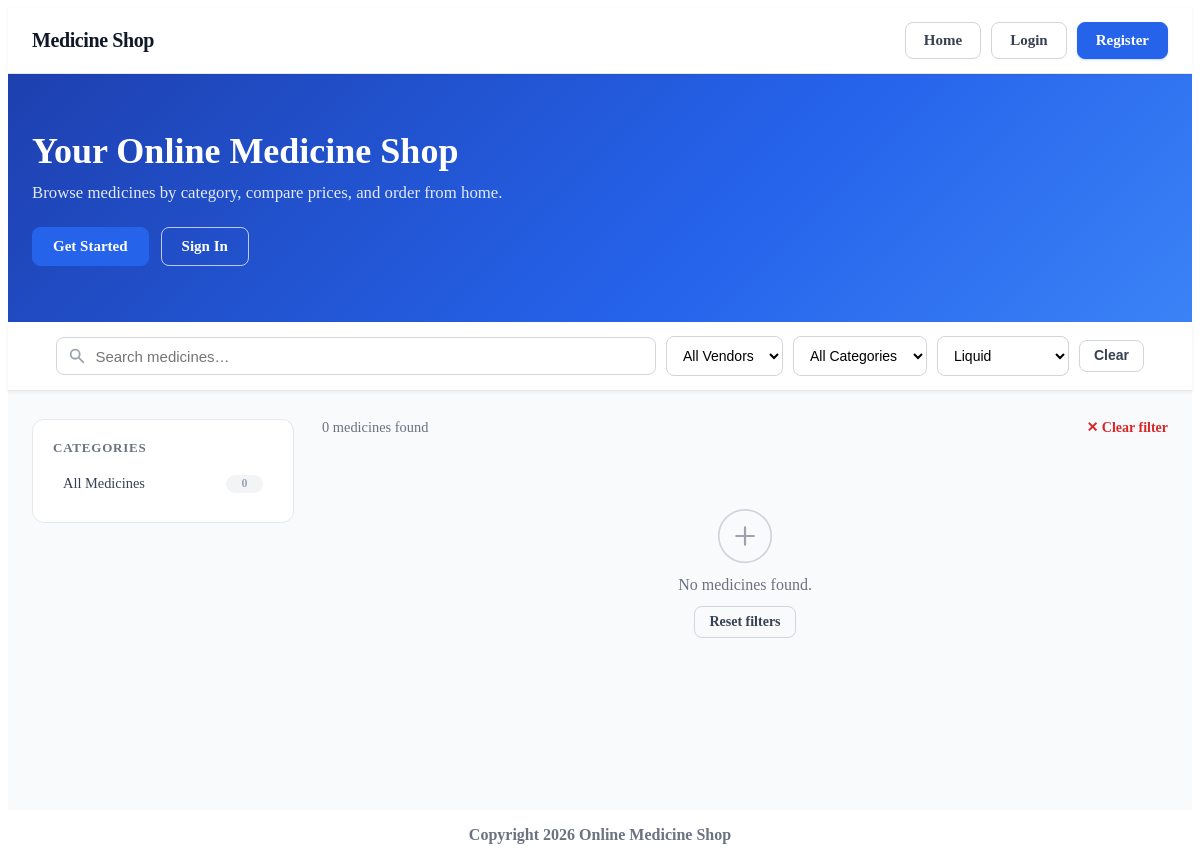
The app's page /index.php?type=liquid, older data.
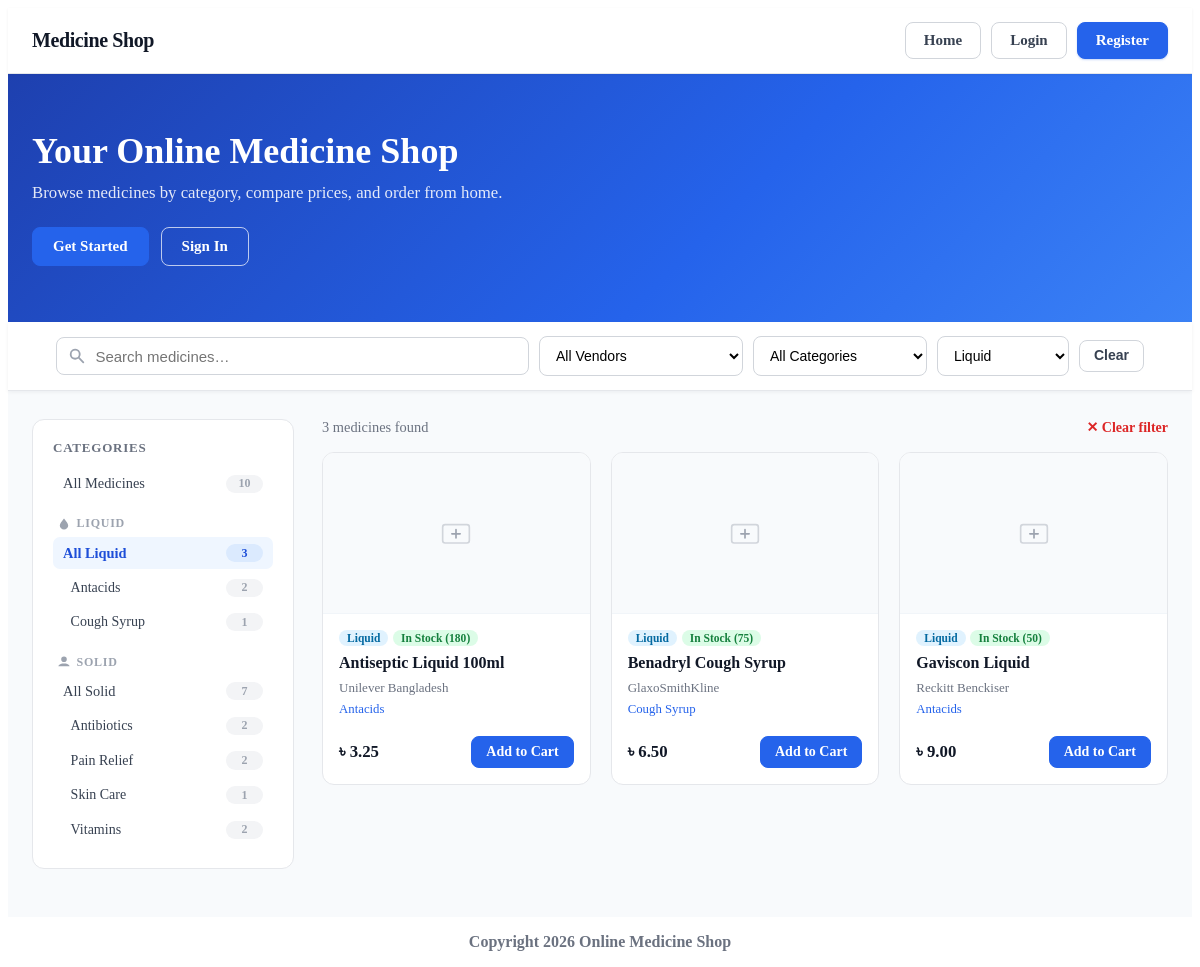
The same page, newer data.
### tables this page shows
CREATE TABLE categories (
    id INT AUTO_INCREMENT PRIMARY KEY,
    name VARCHAR(255) NOT NULL,
    category_type ENUM('liquid', 'solid') NOT NULL,
    created_at TIMESTAMP NOT NULL DEFAULT CURRENT_TIMESTAMP
);

CREATE TABLE medicines (
    id INT AUTO_INCREMENT PRIMARY KEY,
    name VARCHAR(255) NOT NULL,
    category_id INT  NOT NULL,
    vendor_name VARCHAR(255) NOT NULL,
    price DECIMAL(10, 2) NOT NULL,
    availability INT  NOT NULL DEFAULT 0 COMMENT 'stock quantity',
    description TEXT NULL,
    image_path VARCHAR(500) NULL,
    created_at TIMESTAMP NOT NULL DEFAULT CURRENT_TIMESTAMP
);

### views/layout.php (called while the page is built)
<?php include __DIR__ . '/partials/header.php'; ?>
    <?php include $view; ?>
<?php include __DIR__ . '/partials/footer.php'; ?>

### controller/shopController.php (called while the page is built, shortened)
<?php
function shop_home(): void
{
    $conn = getConnection();
    $catResult  = mysqli_query($conn, "
        SELECT c.id, c.name, c.category_type,
               COUNT(m.id) AS medicine_count
        FROM categories c
        LEFT JOIN medicines m ON m.category_id = c.id
        GROUP BY c.id
        ORDER BY c.category_type, c.name
    ");
    $categories = mysqli_fetch_all($catResult, MYSQLI_ASSOC);
    $activeCategoryId = isset($_GET['category']) ? (int)$_GET['category'] : 0;
    $activeType       = in_array($_GET['type'] ?? '', ['liquid', 'solid'])
                        ? $_GET['type'] : '';
    $sql    = "SELECT m.*, c.name AS category_name, c.category_type
               FROM medicines m
               LEFT JOIN categories c ON m.category_id = c.id
               WHERE 1=1";
    $params = [];
    $types  = '';
    if ($activeType !== '') {
        $sql    .= " AND c.category_type = ?";
        $params[] = $activeType;
        $types  .= 's';
    }
    $sql .= " ORDER BY m.name ASC";
    $stmt = mysqli_prepare($conn, $sql);
    if (!empty($params)) {
        mysqli_stmt_bind_param($stmt, $types, ...$params);
    }
    mysqli_stmt_execute($stmt);
    $medicines = mysqli_fetch_all(mysqli_stmt_get_result($stmt), MYSQLI_ASSOC);
    $layout = __DIR__ . '/../views/layout.php';
    include $layout;
}

### views/home.php (the view, shortened to what this page needs)
<?php include __DIR__ . '/partials/navbar.php'; ?>
<div class="shop-wrap">
    <section class="shop-hero">
        <div class="shop-hero__inner">
            <div class="shop-hero__text">
                <?php if (!empty($_SESSION['user_id'])): ?>
                    <h1>Welcome back, <?php echo htmlspecialchars($_SESSION['name']); ?>!</h1>
                    <p>Browse our latest medicines and find what you need.</p>
                <?php else: ?>
                    <h1>Your Online Medicine Shop</h1>
                    <p>Browse medicines by category, compare prices, and order from home.</p>
                    <div class="shop-hero__cta">
                        <a href="index.php?page=register" class="btn btn--primary">Get Started</a>
                        <a href="index.php?page=login"    class="btn btn--outline">Sign In</a>
                    </div>
                <?php endif; ?>
            </div>
        </div>
    </section>
    <section class="shop-search-bar">
        <div class="shop-inner">
            <div class="search-row">
                <div class="search-input-wrap">
                    <input type="text" id="search-q" class="search-input" placeholder="Search medicines…" autocomplete="off"
                           value="<?php echo htmlspecialchars($_GET['q'] ?? ''); ?>">
                </div>
                <select id="filter-vendor" class="search-select">
                    <option value="">All Vendors</option>
                </select>
                <select id="filter-genre" class="search-select">
                    <option value="">All Categories</option>
                </select>
                <select id="filter-type" class="search-select">
                    <option value="liquid" <?php echo (($activeType ?? '') === 'liquid') ? 'selected' : ''; ?>>Liquid</option>
                </select>
                <button id="btn-clear-search" class="btn btn--ghost btn--sm" type="button">Clear</button>
            </div>
        </div>
    </section>
    <div class="shop-inner shop-layout">
        <aside class="cat-sidebar">
            <h2 class="cat-sidebar__title">Categories</h2>
            <?php
            $liquidCats = array_filter($categories, fn($c) => $c['category_type'] === 'liquid');
            $solidCats  = array_filter($categories, fn($c) => $c['category_type'] === 'solid');
            ?>
            <a href="index.php"
               class="cat-item <?php echo ($activeCategoryId === 0 && $activeType === '') ? 'cat-item--active' : ''; ?>">
                <span class="cat-item__name">All Medicines</span>
                <span class="cat-item__count"><?php echo array_sum(array_column($categories, 'medicine_count')); ?></span>
            </a>
            <?php if (!empty($liquidCats)): ?>
                <div class="cat-type-label">
                    <svg viewBox="0 0 20 20" fill="currentColor" width="14" height="14"><path d="M10 2C7 6 4 9 4 12a6 6 0 0012 0c0-3-3-6-6-10z"/></svg>
                    Liquid
                </div>
                <a href="index.php?type=liquid"
                   class="cat-item <?php echo ($activeType === 'liquid' && $activeCategoryId === 0) ? 'cat-item--active' : ''; ?>">
                    <span class="cat-item__name">All Liquid</span>
                    <span class="cat-item__count"><?php echo array_sum(array_column(array_values($liquidCats), 'medicine_count')); ?></span>
                </a>
                <?php foreach ($liquidCats as $cat): ?>
                    <a href="index.php?category=<?php echo $cat['id']; ?>"
                       class="cat-item cat-item--sub <?php echo ($activeCategoryId === (int)$cat['id']) ? 'cat-item--active' : ''; ?>">
                        <span class="cat-item__name"><?php echo htmlspecialchars($cat['name']); ?></span>
                        <span class="cat-item__count"><?php echo $cat['medicine_count']; ?></span>
                    </a>
                <?php endforeach; ?>
            <?php endif; ?>
            <?php if (!empty($solidCats)): ?>
                <div class="cat-type-label">
                    <svg viewBox="0 0 20 20" fill="currentColor" width="14" height="14"><path d="M10 2a4 4 0 100 8 4 4 0 000-8zM2 16s0-4 8-4 8 4 8 4H2z"/></svg>
                    Solid
                </div>
                <a href="index.php?type=solid"
                   class="cat-item <?php echo ($activeType === 'solid' && $activeCategoryId === 0) ? 'cat-item--active' : ''; ?>">
                    <span class="cat-item__name">All Solid</span>
                    <span class="cat-item__count"><?php echo array_sum(array_column(array_values($solidCats), 'medicine_count')); ?></span>
                </a>
                <?php foreach ($solidCats as $cat): ?>
                    <a href="index.php?category=<?php echo $cat['id']; ?>"
                       class="cat-item cat-item--sub <?php echo ($activeCategoryId === (int)$cat['id']) ? 'cat-item--active' : ''; ?>">
                        <span class="cat-item__name"><?php echo htmlspecialchars($cat['name']); ?></span>
                        <span class="cat-item__count"><?php echo $cat['medicine_count']; ?></span>
                    </a>
                <?php endforeach; ?>
            <?php endif; ?>
        </aside>
        <main class="medicine-main">
            <div class="results-header">
                <span class="results-count" id="results-count">
                    <?php echo count($medicines); ?> medicine<?php echo count($medicines) !== 1 ? 's' : ''; ?> found
                </span>
                <?php if ($activeCategoryId > 0 || $activeType !== ''): ?>
                    <a href="index.php" class="results-clear">&#x2715; Clear filter</a>
                <?php endif; ?>
            </div>
            <div class="medicine-grid" id="medicine-grid">
                <?php if (empty($medicines)): ?>
                    <div class="empty-state" id="empty-state">
                        <svg viewBox="0 0 64 64" fill="none" width="56" height="56">
                            <circle cx="32" cy="32" r="30" stroke="#d1d5db" stroke-width="2"/>
                            <path d="M22 32h20M32 22v20" stroke="#9ca3af" stroke-width="2.5" stroke-linecap="round"/>
                        </svg>
                        <p>No medicines found.</p>
                        <a href="index.php" class="btn btn--ghost btn--sm">Reset filters</a>
                    </div>
                <?php else: ?>
                    <?php foreach ($medicines as $med): ?>
                        <?php include __DIR__ . '/partials/medicine_card.php'; ?>
                    <?php endforeach; ?>
                <?php endif; ?>
            </div>
        </main>
    </div>
</div>

### index.php (shortened to what this page needs)
<?php
require_once __DIR__ . '/controller/home.php';
$page = $_GET['page'] ?? 'home';
switch ($page) {
    default:
        require_once __DIR__ . '/controller/shopController.php';
        shop_home();
        break;
}

### views/partials/header.php (shortened to what this page needs)
<!DOCTYPE html>
<html lang="en">
<head>
    <link rel="stylesheet" href="public/style.css">
</head>
<body>

### views/partials/navbar.php (shortened to what this page needs)
<?php
$cartCount = 0;
?>
<nav class="navbar" aria-label="Main navigation">
    <div class="navbar__inner">
        <a href="index.php" class="navbar__brand">
            <span class="navbar__brand-text">Medicine Shop</span>
        </a>
        <div class="navbar__actions">
            <a class="navbar__btn navbar__btn--ghost" href="index.php">Home</a>
            <?php if (!empty($_SESSION['user_id'])): ?>
                <?php if (($_SESSION['role'] ?? '') === 'admin'): ?>
                    <a class="navbar__btn navbar__btn--ghost"
                       href="index.php?page=admin/dashboard">Admin Panel</a>
                <?php endif; ?>
                <?php if (($_SESSION['role'] ?? '') === 'customer'): ?>
                    <a class="navbar__btn navbar__btn--ghost"
                       href="index.php?page=my_orders">My Orders</a>
                    <a class="navbar__btn navbar__btn--ghost navbar__cart"
                       href="index.php?page=cart">
                        Cart<?php if ($cartCount > 0): ?>
                            <span class="cart-badge"><?= $cartCount ?></span>
                        <?php endif; ?>
                    </a>
                <?php endif; ?>
                <a class="navbar__btn navbar__btn--ghost"
                   href="index.php?page=profile">
                    <?php echo htmlspecialchars($_SESSION['name']); ?>
                </a>
                <a class="navbar__btn navbar__btn--primary"
                   href="index.php?page=logout">Logout</a>
            <?php else: ?>
                <a class="navbar__btn navbar__btn--ghost"
                   href="index.php?page=login">Login</a>
                <a class="navbar__btn navbar__btn--primary"
                   href="index.php?page=register">Register</a>
            <?php endif; ?>
        </div>
    </div>
</nav>

### views/partials/footer.php (shortened to what this page needs)
<footer>
    <p>Copyright <?php echo date('Y'); ?> Online Medicine Shop</p>
</footer>
</body>
</html>

### views/partials/medicine_card.php
<?php
$inStock = (int)($med['availability'] ?? 0) > 0;
?>
<div class="med-card">
    <div class="med-card__media">
        <?php if (!empty($med['image_path']) && file_exists($med['image_path'])): ?>
            <img src="<?php echo htmlspecialchars($med['image_path']); ?>"
                 alt="<?php echo htmlspecialchars($med['name']); ?>"
                 class="med-card__img" loading="lazy">
        <?php else: ?>
            <div class="med-card__img-placeholder">
                <svg viewBox="0 0 48 48" fill="none" width="40" height="40">
                    <rect x="8" y="14" width="32" height="22" rx="3" stroke="#d1d5db" stroke-width="2"/>
                    <path d="M24 20v10M19 25h10" stroke="#9ca3af" stroke-width="2" stroke-linecap="round"/>
                </svg>
            </div>
        <?php endif; ?>
    </div>
    <div class="med-card__body">
        <div class="med-card__badges">
            <?php if (!empty($med['category_type'])): ?>
                <span class="med-badge med-badge--<?php echo htmlspecialchars($med['category_type']); ?>">
                    <?php echo htmlspecialchars($med['category_type']); ?>
                </span>
            <?php endif; ?>
            <?php if ($inStock): ?>
                <span class="med-badge med-badge--stock">In stock (<?php echo (int)$med['availability']; ?>)</span>
            <?php else: ?>
                <span class="med-badge med-badge--out">Out of stock</span>
            <?php endif; ?>
        </div>
        <h3 class="med-card__name"><?php echo htmlspecialchars($med['name']); ?></h3>
        <p class="med-card__vendor"><?php echo htmlspecialchars($med['vendor_name']); ?></p>
        <?php if (!empty($med['category_name'])): ?>
            <p class="med-card__category">
                <a href="index.php?category=<?php echo (int)$med['category_id']; ?>">
                    <?php echo htmlspecialchars($med['category_name']); ?>
                </a>
            </p>
        <?php endif; ?>
        <div class="med-card__footer">
            <span class="med-card__price">৳ <?php echo number_format((float)$med['price'], 2); ?></span>
            <?php if ($inStock): ?>
                <?php if (!empty($_SESSION['user_id']) && ($_SESSION['role'] ?? '') === 'customer'): ?>
                    <div class="med-card__cart-wrap">
                        <input type="number" class="med-card__qty" value="1" min="1"
                               max="<?php echo (int)$med['availability']; ?>"
                               aria-label="Quantity">
                        <button type="button" class="btn btn--primary btn--sm med-card__cart"
                                data-id="<?php echo (int)$med['id']; ?>"
                                data-stock="<?php echo (int)$med['availability']; ?>">
                            Add to Cart
                        </button>
                    </div>
                <?php else: ?>
                    <a href="index.php?page=login" class="btn btn--primary btn--sm">Add to Cart</a>
                <?php endif; ?>
            <?php else: ?>
                <button class="btn btn--ghost btn--sm" disabled>Unavailable</button>
            <?php endif; ?>
        </div>
    </div>
</div>

Row changes from the older to the newer data that the page shows:
added categories: name "Antacids", medicine_count "2", shown under "CATEGORIES"
added categories: name "Cough Syrup", medicine_count "1", shown under "CATEGORIES"
added categories: name "Antibiotics", medicine_count "2"
added categories: name "Pain Relief", medicine_count "2"
added categories: name "Skin Care", medicine_count "1"
added categories: name "Vitamins", medicine_count "2"
added medicines: category.category_type "Liquid", availability "180", name "Antiseptic Liquid 100ml", vendor_name "Unilever Bangladesh", category.name "Antacids", price "3.25", shows "Add to Cart"
added medicines: category.category_type "Liquid", availability "75", name "Benadryl Cough Syrup", vendor_name "GlaxoSmithKline", category.name "Cough Syrup", price "6.50", shows "Add to Cart"
added medicines: category.category_type "Liquid", availability "50", name "Gaviscon Liquid", vendor_name "Reckitt Benckiser", category.name "Antacids", price "9.00", shows "Add to Cart"
Text that changed along with them:
array_sum(array_column($categories, 'medicine_count')): "0" → "10"
array_sum(array_column(array_values($liquidCats), 'medicine_count')): (not shown) → "3"
array_sum(array_column(array_values($solidCats), 'medicine_count')): (not shown) → "7"
count($medicines): "0" → "3"
text no longer shown: "No medicines found. Reset filters"
text now shown: "LIQUID All Liquid SOLID All Solid"
